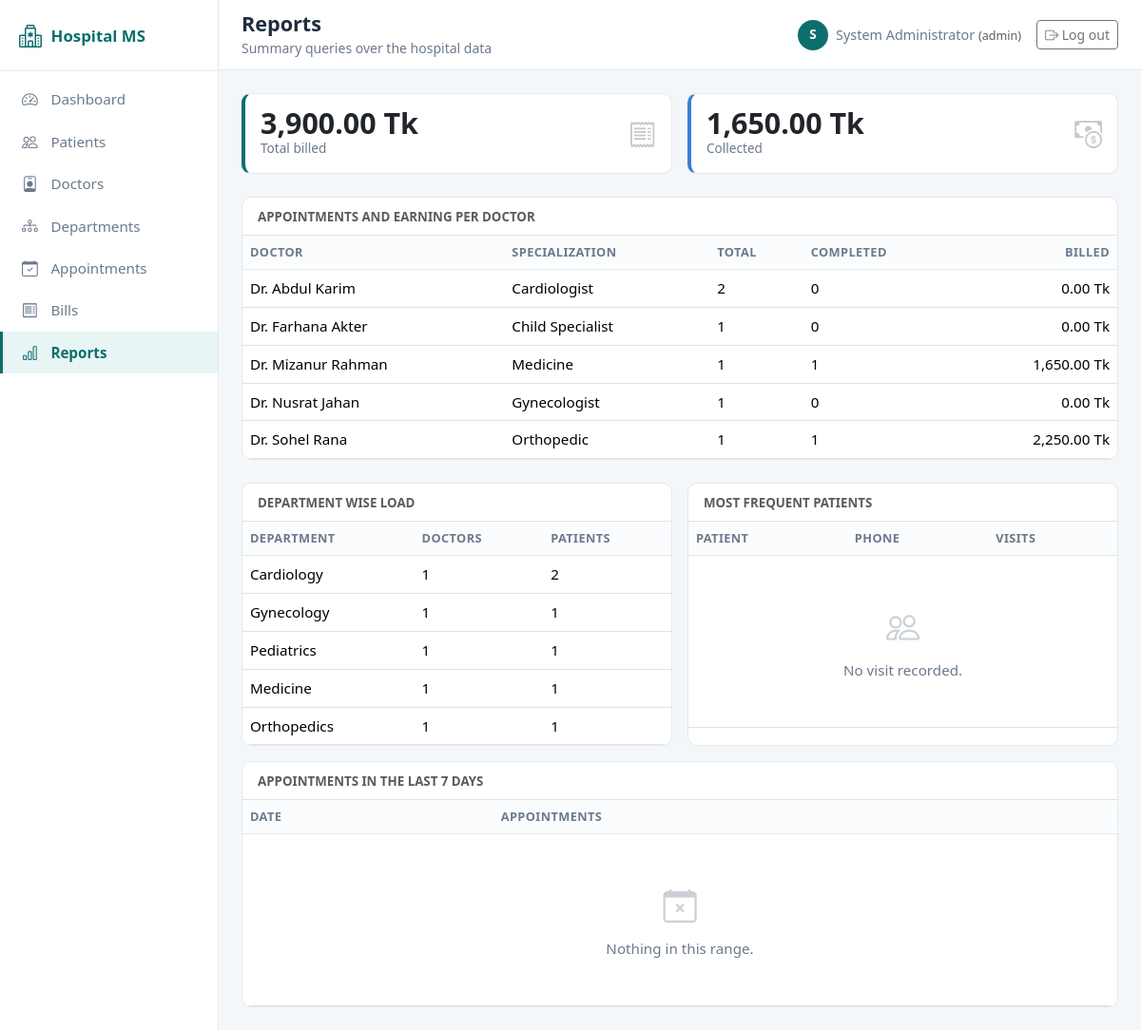
The page /reports/index.php (signed in) on the database its author committed.
### tables this page shows
CREATE TABLE doctors (
    doctor_id      INT AUTO_INCREMENT PRIMARY KEY,
    name           VARCHAR(100) NOT NULL,
    specialization VARCHAR(100) NOT NULL,
    phone          VARCHAR(20)  NOT NULL,
    room_number    VARCHAR(10)  DEFAULT NULL,
    fee            DECIMAL(8,2) NOT NULL DEFAULT 500.00,
    dept_id        INT DEFAULT NULL,
    CONSTRAINT fk_doctor_dept FOREIGN KEY (dept_id)
        REFERENCES departments(dept_id)
        ON DELETE SET NULL ON UPDATE CASCADE
);

### includes/functions.php (called while the page is built, shortened)
<?php
function e($text)
{
    return htmlspecialchars($text ?? "", ENT_QUOTES, "UTF-8");
}
function fetch_all($conn, $sql, $params = [], $types = "")
{
    $stmt = mysqli_prepare($conn, $sql);
    mysqli_stmt_execute($stmt);
    $result = mysqli_stmt_get_result($stmt);
    $rows = [];
    while ($row = mysqli_fetch_assoc($result)) {
        $rows[] = $row;
    }
    return $rows;
}
function fetch_one($conn, $sql, $params = [], $types = "")
{
    $rows = fetch_all($conn, $sql, $params, $types);
    return $rows ? $rows[0] : null;
}
function money($amount)
{
    return number_format((float) $amount, 2) . " Tk";
}
?>

### reports/index.php (the view, shortened to what this page needs)
<?php
require_once __DIR__ . "/../includes/auth.php";
$by_doctor = fetch_all($conn,
    "SELECT d.doctor_id, d.name, d.specialization,
            COUNT(a.appointment_id) AS total_appointments,
            SUM(CASE WHEN a.status = 'done' THEN 1 ELSE 0 END) AS done_count,
            IFNULL(SUM(b.total_amount), 0) AS earning
     FROM doctors d
     LEFT JOIN appointments a ON a.doctor_id = d.doctor_id
     LEFT JOIN bills b ON b.appointment_id = a.appointment_id
     GROUP BY d.doctor_id, d.name, d.specialization
     ORDER BY total_appointments DESC, d.name");
$by_dept = fetch_all($conn,
    "SELECT dp.name AS dept_name,
            COUNT(DISTINCT d.doctor_id) AS doctor_count,
            COUNT(DISTINCT a.patient_id) AS patient_count
     FROM departments dp
     LEFT JOIN doctors d ON d.dept_id = dp.dept_id
     LEFT JOIN appointments a ON a.doctor_id = d.doctor_id
     GROUP BY dp.dept_id, dp.name
     ORDER BY patient_count DESC");
$frequent = fetch_all($conn,
    "SELECT p.name, p.phone, COUNT(a.appointment_id) AS visits
     FROM patients p
     JOIN appointments a ON a.patient_id = p.patient_id
     GROUP BY p.patient_id, p.name, p.phone
     HAVING COUNT(a.appointment_id) >= 2
     ORDER BY visits DESC, p.name
     LIMIT 10");
$daily = fetch_all($conn,
    "SELECT DATE(scheduled_for) AS day, COUNT(*) AS total
     FROM appointments
     WHERE scheduled_for >= DATE_SUB(CURDATE(), INTERVAL 7 DAY)
     GROUP BY DATE(scheduled_for)
     ORDER BY day DESC");
$money_total = fetch_one($conn,
    "SELECT IFNULL(SUM(total_amount), 0) AS billed,
            IFNULL(SUM(CASE WHEN status = 'paid' THEN total_amount ELSE 0 END), 0) AS collected
     FROM bills");
require_once __DIR__ . "/../includes/header.php";
?>
<div class="row g-3 mb-4">
  <div class="col-md-6">
    <div class="card stat-card h-100">
      <div class="card-body d-flex justify-content-between align-items-center">
        <div>
          <div class="stat-value"><?php echo money($money_total["billed"]); ?></div>
          <div class="stat-label">Total billed</div>
        </div>
        <i class="bi bi-receipt stat-icon"></i>
      </div>
    </div>
  </div>
  <div class="col-md-6">
    <div class="card stat-card is-today h-100">
      <div class="card-body d-flex justify-content-between align-items-center">
        <div>
          <div class="stat-value"><?php echo money($money_total["collected"]); ?></div>
          <div class="stat-label">Collected</div>
        </div>
        <i class="bi bi-cash-coin stat-icon"></i>
      </div>
    </div>
  </div>
</div>
<div class="table-card mb-4">
  <div class="px-3 py-2 border-bottom">
    <strong class="small text-uppercase text-muted">Appointments and earning per doctor</strong>
  </div>
  <table class="table">
    <thead>
      <tr><th>Doctor</th><th>Specialization</th><th>Total</th><th>Completed</th><th class="text-end">Billed</th></tr>
    </thead>
    <tbody>
      <?php foreach ($by_doctor as $row) { ?>
      <tr>
        <td class="fw-medium">Dr. <?php echo e($row["name"]); ?></td>
        <td><?php echo e($row["specialization"]); ?></td>
        <td><?php echo $row["total_appointments"]; ?></td>
        <td><?php echo $row["done_count"]; ?></td>
        <td class="text-end"><?php echo money($row["earning"]); ?></td>
      </tr>
      <?php } ?>
    </tbody>
  </table>
</div>
<div class="row g-3">
  <div class="col-lg-6">
    <div class="table-card h-100">
      <div class="px-3 py-2 border-bottom">
        <strong class="small text-uppercase text-muted">Department wise load</strong>
      </div>
      <table class="table">
        <thead><tr><th>Department</th><th>Doctors</th><th>Patients</th></tr></thead>
        <tbody>
          <?php foreach ($by_dept as $row) { ?>
          <tr>
            <td class="fw-medium"><?php echo e($row["dept_name"]); ?></td>
            <td><?php echo $row["doctor_count"]; ?></td>
            <td><?php echo $row["patient_count"]; ?></td>
          </tr>
          <?php } ?>
        </tbody>
      </table>
    </div>
  </div>
  <div class="col-lg-6">
    <div class="table-card h-100">
      <div class="px-3 py-2 border-bottom">
        <strong class="small text-uppercase text-muted">Most frequent patients</strong>
      </div>
      <table class="table">
        <thead><tr><th>Patient</th><th>Phone</th><th>Visits</th></tr></thead>
        <tbody>
          <?php if ($frequent) { foreach ($frequent as $row) { ?>
          <tr>
            <td class="fw-medium"><?php echo e($row["name"]); ?></td>
            <td><?php echo e($row["phone"]); ?></td>
            <td><?php echo $row["visits"]; ?></td>
          </tr>
          <?php } } else { ?>
          <tr><td colspan="3"><div class="empty-state"><i class="bi bi-people"></i>No visit recorded.</div></td></tr>
          <?php } ?>
        </tbody>
      </table>
    </div>
  </div>
  <div class="col-12">
    <div class="table-card">
      <div class="px-3 py-2 border-bottom">
        <strong class="small text-uppercase text-muted">Appointments in the last 7 days</strong>
      </div>
      <table class="table">
        <thead><tr><th>Date</th><th>Appointments</th></tr></thead>
        <tbody>
          <?php if ($daily) { foreach ($daily as $row) { ?>
          <tr>
            <td><?php echo show_date($row["day"], "d M Y"); ?></td>
            <td><?php echo $row["total"]; ?></td>
          </tr>
          <?php } } else { ?>
          <tr><td colspan="2"><div class="empty-state"><i class="bi bi-calendar-x"></i>Nothing in this range.</div></td></tr>
          <?php } ?>
        </tbody>
      </table>
    </div>
  </div>
</div>
<?php require_once __DIR__ . "/../includes/footer.php"; ?>

### assets/css/style.css (style rules this page uses)
:root { --hms-primary: #0d6e6e; --hms-primary-dark: #0a5757; --hms-accent: #e8f5f5; --hms-ink: #1f2d3d; --hms-muted: #6b7a8c; --hms-bg: #f4f7f9; --hms-border: #e3e9ee; }
body { background: var(--hms-bg); color: var(--hms-ink); font-size: 0.95rem; }
.card { border: 1px solid var(--hms-border); border-radius: 10px; }
.stat-card { border-left: 4px solid var(--hms-primary); }
.stat-card .stat-value { font-size: 1.9rem; font-weight: 600; line-height: 1; }
.stat-card .stat-label { color: var(--hms-muted); font-size: 0.85rem; }
.stat-card .stat-icon { font-size: 1.8rem; opacity: 0.25; }
.stat-card.is-today { border-left-color: #3b7dd8; }
.table { margin-bottom: 0; }
.table > thead th { background: #fbfcfd; color: var(--hms-muted); font-weight: 600; font-size: 0.8rem; text-transform: uppercase; letter-spacing: 0.03em; border-bottom: 1px solid var(--hms-border); }
.table td { vertical-align: middle; }
.table-card { background: #fff; border: 1px solid var(--hms-border); border-radius: 10px; overflow: hidden; }
.empty-state { padding: 2.5rem 1rem; text-align: center; color: var(--hms-muted); }
.empty-state i { font-size: 2.2rem; opacity: 0.35; display: block; margin-bottom: 0.5rem; }

### rows shown on the page
doctors: name "Abdul Karim", specialization "Cardiologist", total_appointments "2", done_count "0", earning "0.00 Tk"
doctors: name "Farhana Akter", specialization "Child Specialist", total_appointments "1", done_count "0", earning "0.00 Tk"
doctors: name "Mizanur Rahman", specialization "Medicine", total_appointments "1", done_count "1", earning "1,650.00 Tk"
doctors: name "Nusrat Jahan", specialization "Gynecologist", total_appointments "1", done_count "0", earning "0.00 Tk"
doctors: name "Sohel Rana", specialization "Orthopedic", total_appointments "1", done_count "1", earning "2,250.00 Tk"

### other values the page prints
$page_heading "Reports"
$page_subheading "Summary queries over the hospital data"
substr($current_user["full_name"], 0, 1) "S"
$current_user["full_name"] "System Administrator"
$current_user["role"] "admin"
money($money_total["billed"]) "3,900.00 Tk"
money($money_total["collected"]) "1,650.00 Tk"
$row["dept_name"] "Cardiology"
$row["doctor_count"] "1"
$row["patient_count"] "2"
$row["dept_name"] "Gynecology"
$row["patient_count"] "1"
$row["dept_name"] "Pediatrics"
$row["dept_name"] "Medicine"
$row["dept_name"] "Orthopedics"
